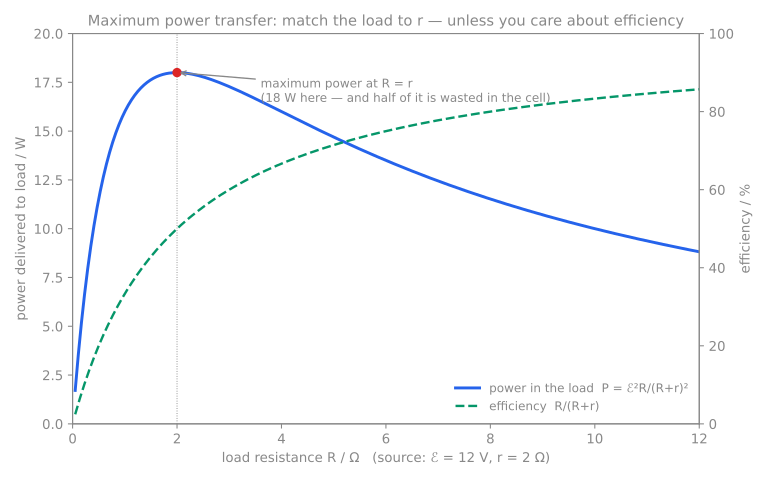

Write Python code to recreate this figure.
"""Power delivered to a load R by a source (E, r): P = E²R/(R+r)², maximum at R = r,
where the efficiency R/(R+r) is only 50 %.  Regenerate: python3 internal-resistance-power-transfer.py"""
import numpy as np, matplotlib
matplotlib.use("Agg"); import matplotlib.pyplot as plt
GREY="#888888"; E,r=12.0,2.0
R=np.linspace(0.05,12,400); P=E**2*R/(R+r)**2; eff=R/(R+r)
fig,ax=plt.subplots(figsize=(8,5)); fig.patch.set_alpha(0); ax.set_facecolor("none")
ax.plot(R,P,color="#2563eb",lw=2.2,label="power in the load  P = ℰ²R/(R+r)²")
ax2=ax.twinx(); ax2.plot(R,100*eff,color="#059669",lw=1.8,ls="--",label="efficiency  R/(R+r)")
ax.axvline(r,color=GREY,lw=0.7,ls=":"); ax.plot([r],[E**2/(4*r)],"o",color="#dc2626")
ax.annotate("maximum power at R = r\n(18 W here — and half of it is wasted in the cell)",(r,E**2/(4*r)),xytext=(3.6,16.5),fontsize=9,color=GREY,arrowprops=dict(arrowstyle="->",color=GREY))
ax.set_xlim(0,12); ax.set_ylim(0,20); ax2.set_ylim(0,100)
ax.set_xlabel("load resistance R / Ω   (source: ℰ = 12 V, r = 2 Ω)",color=GREY); ax.set_ylabel("power delivered to load / W",color=GREY); ax2.set_ylabel("efficiency / %",color=GREY)
for a in (ax,ax2):
    for s in a.spines.values(): s.set_color(GREY)
    a.tick_params(colors=GREY)
h1,l1=ax.get_legend_handles_labels(); h2,l2=ax2.get_legend_handles_labels()
leg=ax.legend(h1+h2,l1+l2,frameon=False,fontsize=9,loc="lower right")
for t in leg.get_texts(): t.set_color(GREY)
ax.set_title("Maximum power transfer: match the load to r — unless you care about efficiency",color=GREY,fontsize=11)
fig.tight_layout(); fig.savefig("internal-resistance-power-transfer.svg",transparent=True); print("ok")
